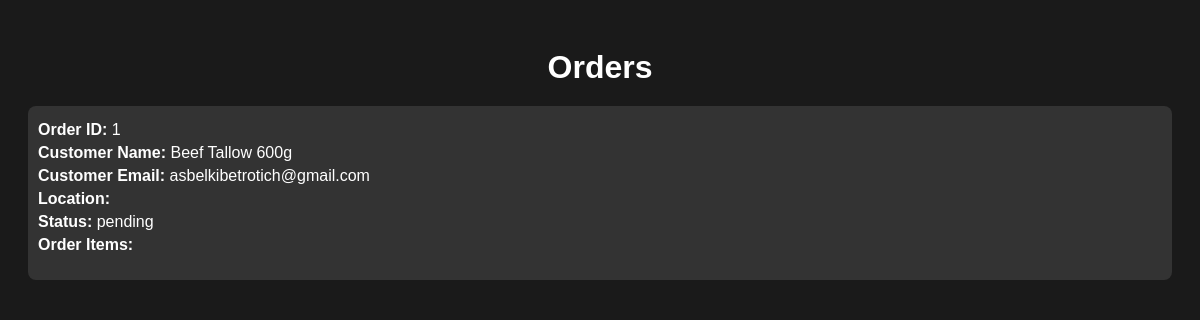
The app's page /api/orders, older data.
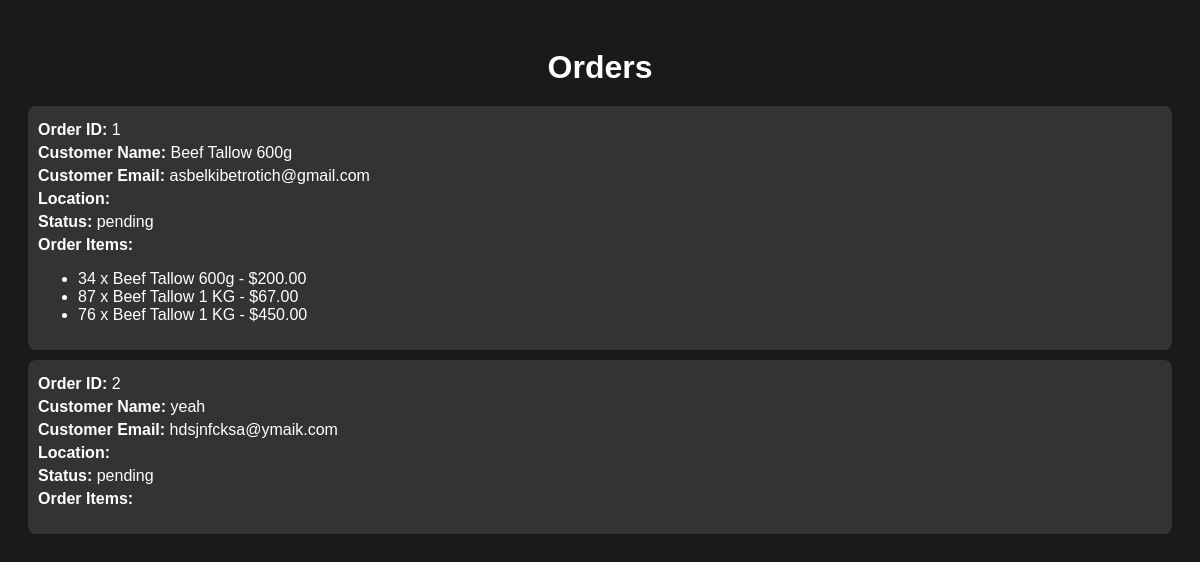
The same page, newer data.
### store/models.py (models this page shows, shortened)
class Order(models.Model):
    STATUS_CHOICES = [
        ('pending', 'Pending'),
        ('completed', 'Completed'),
        ('canceled', 'Canceled'),
    ]
    customer_name = models.CharField(max_length=100)
    customer_email = models.EmailField()
    location = models.CharField(max_length=255)
    status = models.CharField(max_length=20, choices=STATUS_CHOICES, default='pending')
    created_at = models.DateTimeField(auto_now_add=True)
    updated_at = models.DateTimeField(auto_now=True)

class OrderItem(models.Model):
    order = models.ForeignKey(Order, related_name='order_items', on_delete=models.CASCADE)
    item = models.ForeignKey(Item, related_name='order_items', on_delete=models.CASCADE)
    quantity = models.PositiveIntegerField()
    price = models.DecimalField(max_digits=10, decimal_places=2)

class Item(models.Model):
    name = models.CharField(max_length=100)
    description = models.TextField()
    price = models.DecimalField(max_digits=10, decimal_places=2)
    stock = models.PositiveIntegerField()
    created_at = models.DateTimeField(auto_now_add=True)
    updated_at = models.DateTimeField(auto_now=True)
    image = models.CharField(max_length=1000)

### store/views.py (the view)
# urls.py: path('orders',orders,name='orders')
def orders(request):
    orders = Order.objects.all()
    return render(request, 'orders.html', {"orders": orders})

### store/templates/orders.html (shortened to what this page needs)
<!DOCTYPE html>
<html lang="en">
<head>
</head>
<body>
    <h1>Orders</h1>
    <div id="orders-list">
        {% if orders %}
            {% for order in orders %}
                <div class="order-item">
                    <p><strong>Order ID:</strong> {{ order.id }}</p>
                    <p><strong>Customer Name:</strong> {{ order.customer_name }}</p>
                    <p><strong>Customer Email:</strong> {{ order.customer_email }}</p>
                    <p><strong>Location:</strong> {{ order.location_details }}</p>
                    <p><strong>Status:</strong> {{ order.status }}</p>
                    <p><strong>Order Items:</strong></p>
                    <ul>
                        {% for item in order.order_items.all %}
                            <li>{{ item.quantity }} x {{ item.item.name }} - ${{ item.price }}</li>
                        {% endfor %}
                    </ul>
                </div>
            {% endfor %}
        {% else %}
            <p>No orders found.</p>
        {% endif %}
    </div>
</body>
</html>

### store/templates/orders.html (style rules this page uses)
body { font-family: Arial, sans-serif; background-color: #1a1a1a; color: #ffffff; padding: 20px; }
h1 { text-align: center; margin-bottom: 20px; }
.order-item { background-color: #333333; padding: 10px; margin-bottom: 10px; border-radius: 8px; }
.order-item p { margin: 5px 0; }

Row changes from the older to the newer data that the page shows:
added OrderItem: quantity "34", item.name "Beef Tallow 600g", price "200.00", shown under Order "Beef Tallow 600g"
added OrderItem: quantity "87", item.name "Beef Tallow 1 KG", price "67.00", shown under Order "Beef Tallow 600g"
added OrderItem: quantity "76", item.name "Beef Tallow 1 KG", price "450.00", shown under Order "Beef Tallow 600g"
added Order: id "2", customer_name "yeah", customer_email "hdsjnfcksa@ymaik.com", status "pending"
